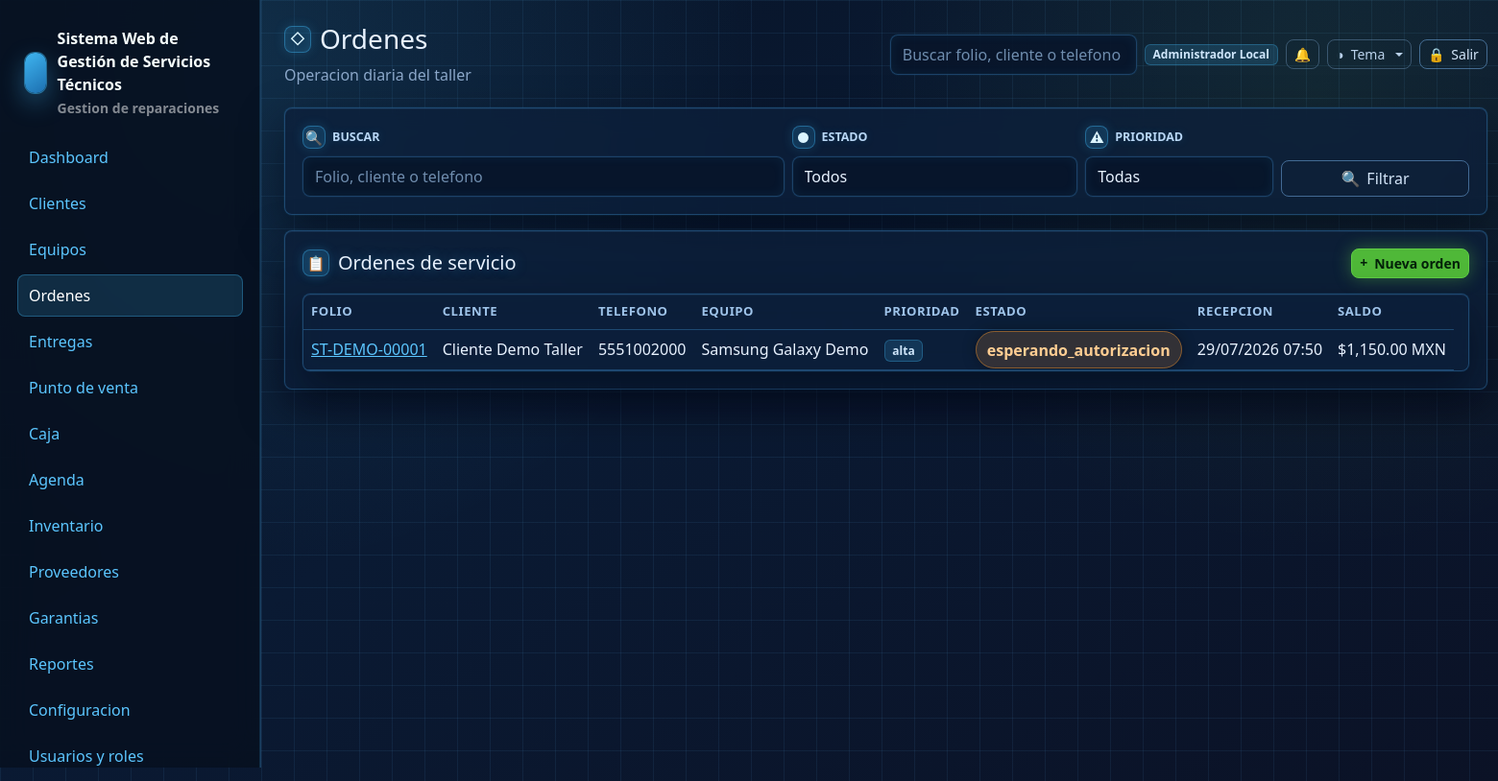
Page /ordenes (signed in) on the committed database.
### tables this page shows
CREATE TABLE users (
    id INT UNSIGNED AUTO_INCREMENT PRIMARY KEY,
    name VARCHAR(160) NOT NULL,
    email VARCHAR(190) NOT NULL UNIQUE,
    password VARCHAR(255) NOT NULL,
    phone VARCHAR(40) NULL,
    status ENUM('activo','inactivo','bloqueado') NOT NULL DEFAULT 'activo',
    last_login_at DATETIME NULL,
    created_at DATETIME NOT NULL DEFAULT CURRENT_TIMESTAMP,
    updated_at DATETIME NULL ON UPDATE CURRENT_TIMESTAMP,
    deleted_at DATETIME NULL
);

CREATE TABLE ordenes_servicio (
    id INT UNSIGNED AUTO_INCREMENT PRIMARY KEY,
    folio VARCHAR(60) NOT NULL UNIQUE,
    cliente_id INT UNSIGNED NOT NULL,
    equipo_id INT UNSIGNED NOT NULL,
    tecnico_id INT UNSIGNED NULL,
    recibido_por INT UNSIGNED NOT NULL,
    tipo_servicio VARCHAR(120) NOT NULL,
    falla_reportada TEXT NOT NULL,
    diagnostico_inicial TEXT NULL,
    prioridad ENUM('baja','normal','alta','urgente') NOT NULL DEFAULT 'normal',
    estado ENUM('recibida','en_revision','diagnosticada','esperando_autorizacion','autorizada','rechazada','en_reparacion','esperando_refaccion','reparada','no_reparable','lista_para_entrega','entregada','cancelada','garantia') NOT NULL DEFAULT 'recibida',
    fecha_recepcion DATETIME NOT NULL DEFAULT CURRENT_TIMESTAMP,
    fecha_estimada_entrega DATETIME NULL,
    fecha_real_entrega DATETIME NULL,
    costo_estimado DECIMAL(12,2) NOT NULL DEFAULT 0,
    costo_final DECIMAL(12,2) NOT NULL DEFAULT 0,
    anticipo DECIMAL(12,2) NOT NULL DEFAULT 0,
    saldo_pendiente DECIMAL(12,2) NOT NULL DEFAULT 0,
    garantia_ofrecida VARCHAR(160) NULL,
    observaciones_internas TEXT NULL,
    observaciones_cliente TEXT NULL,
    codigo_entrega VARCHAR(80) NULL UNIQUE,
    ubicacion_actual VARCHAR(120) NOT NULL DEFAULT 'Recepcion',
    token_publico VARCHAR(120) NOT NULL,
    firma_recepcion TEXT NULL,
    firma_entrega TEXT NULL,
    created_at DATETIME NOT NULL DEFAULT CURRENT_TIMESTAMP,
    updated_at DATETIME NULL ON UPDATE CURRENT_TIMESTAMP,
    deleted_at DATETIME NULL,
    CONSTRAINT fk_orden_cliente FOREIGN KEY (cliente_id) REFERENCES clientes(id),
    CONSTRAINT fk_orden_equipo FOREIGN KEY (equipo_id) REFERENCES equipos(id),
    CONSTRAINT fk_orden_tecnico FOREIGN KEY (tecnico_id) REFERENCES users(id) ON DELETE SET NULL,
    CONSTRAINT fk_orden_recibido FOREIGN KEY (recibido_por) REFERENCES users(id),
    INDEX idx_orden_folio (folio),
    INDEX idx_orden_cliente (cliente_id),
    INDEX idx_orden_equipo (equipo_id),
    INDEX idx_orden_estado (estado),
    INDEX idx_orden_codigo_entrega (codigo_entrega),
    INDEX idx_orden_tecnico (tecnico_id),
    INDEX idx_orden_fecha (fecha_recepcion)
);

CREATE TABLE clientes (
    id INT UNSIGNED AUTO_INCREMENT PRIMARY KEY,
    nombre_completo VARCHAR(190) NOT NULL,
    telefono VARCHAR(40) NOT NULL,
    whatsapp VARCHAR(40) NULL,
    email VARCHAR(190) NULL,
    domicilio VARCHAR(255) NULL,
    ciudad VARCHAR(120) NULL,
    estado VARCHAR(120) NULL,
    codigo_postal VARCHAR(20) NULL,
    rfc VARCHAR(20) NULL,
    notas_internas TEXT NULL,
    estatus ENUM('activo','inactivo') NOT NULL DEFAULT 'activo',
    created_at DATETIME NOT NULL DEFAULT CURRENT_TIMESTAMP,
    updated_at DATETIME NULL ON UPDATE CURRENT_TIMESTAMP,
    deleted_at DATETIME NULL,
    INDEX idx_clientes_nombre (nombre_completo),
    INDEX idx_clientes_telefono (telefono),
    INDEX idx_clientes_email (email)
);

CREATE TABLE equipos (
    id INT UNSIGNED AUTO_INCREMENT PRIMARY KEY,
    cliente_id INT UNSIGNED NOT NULL,
    tipo ENUM('celular','laptop','pc','consola','impresora','electrodomestico','herramienta','moto','otro') NOT NULL DEFAULT 'otro',
    marca_id INT UNSIGNED NULL,
    modelo_id INT UNSIGNED NULL,
    marca VARCHAR(120) NULL,
    modelo VARCHAR(120) NULL,
    numero_serie VARCHAR(120) NULL,
    imei VARCHAR(80) NULL,
    color VARCHAR(80) NULL,
    password_equipo VARCHAR(120) NULL,
    accesorios_recibidos TEXT NULL,
    estado_fisico TEXT NULL,
    observaciones TEXT NULL,
    created_at DATETIME NOT NULL DEFAULT CURRENT_TIMESTAMP,
    updated_at DATETIME NULL ON UPDATE CURRENT_TIMESTAMP,
    deleted_at DATETIME NULL,
    CONSTRAINT fk_equipos_cliente FOREIGN KEY (cliente_id) REFERENCES clientes(id),
    CONSTRAINT fk_equipos_marca FOREIGN KEY (marca_id) REFERENCES equipo_marcas(id) ON DELETE SET NULL,
    CONSTRAINT fk_equipos_modelo FOREIGN KEY (modelo_id) REFERENCES equipo_modelos(id) ON DELETE SET NULL,
    INDEX idx_equipos_cliente (cliente_id),
    INDEX idx_equipos_marca (marca_id),
    INDEX idx_equipos_modelo (modelo_id),
    INDEX idx_equipos_tipo (tipo),
    INDEX idx_equipos_serie (numero_serie),
    INDEX idx_equipos_imei (imei)
);

### resources/views/ordenes/index.php (the view, shortened to what the rows shown need)
<div class="glass-card mb-3">
    <form class="row g-2 align-items-end">
        <div class="col-md-5">
            <label class="form-label" data-icon="&#128269;">Buscar</label>
            <input class="form-control" name="q" value="<?= e($_GET['q'] ?? '') ?>" placeholder="Folio, cliente o telefono" data-table-search-source>
        </div>
        <div class="col-md-3">
            <label class="form-label" data-icon="&#9679;">Estado</label>
            <select class="form-select" name="estado">
                <option value="">Todos</option>
            </select>
        </div>
        <div class="col-md-2">
            <label class="form-label" data-icon="&#9888;">Prioridad</label>
            <select class="form-select" name="prioridad">
                <option value="">Todas</option>
            </select>
        </div>
        <div class="col-md-2 d-grid">
            <button class="btn btn-outline-dark" data-icon="&#128269;">Filtrar</button>
        </div>
    </form>
</div>
<div class="glass-card">
    <div class="d-flex justify-content-between align-items-center mb-3">
        <h2 class="h5 mb-0" data-icon="&#128203;">Ordenes de servicio</h2>
        <a class="btn btn-primary btn-sm" data-icon="&#43;" href="<?= e(url('/ordenes/create')) ?>">Nueva orden</a>
    </div>
    <div class="table-wrap">
        <table class="table align-middle">
            <thead><tr><th>Folio</th><th>Cliente</th><th>Telefono</th><th>Equipo</th><th>Prioridad</th><th>Estado</th><th>Recepcion</th><th>Saldo</th></tr></thead>
            <tbody>
            <?php foreach ($ordenes as $orden): ?>
                <tr>
                    <td><a href="<?= e(url('/ordenes/' . $orden['id'])) ?>"><?= e($orden['folio']) ?></a></td>
                    <td><?= e($orden['cliente_nombre']) ?></td>
                    <td><?= e($orden['cliente_telefono']) ?></td>
                    <td><?= e(trim($orden['equipo_marca'] . ' ' . $orden['equipo_modelo']) ?: $orden['equipo_tipo']) ?></td>
                    <td><span class="badge text-bg-light"><?= e($orden['prioridad']) ?></span></td>
                    <td><span class="badge-state status-<?= e($orden['estado']) ?>"><?= e($orden['estado']) ?></span></td>
                    <td><?= e(fechaHumana($orden['fecha_recepcion'])) ?></td>
                    <td><?= e(formatearMoneda((float) $orden['saldo_pendiente'])) ?></td>
                </tr>
            <?php endforeach; ?>
            </tbody>
        </table>
    </div>
</div>

### app/Core/Router.php (shortened to what the rows shown need)
<?php
final class Router
{
    private array $routes = [];
    private function add(string $method, string $path, callable|array $handler): void
    {
        $pattern = preg_replace('#\{([a-zA-Z_][a-zA-Z0-9_]*)\}#', '(?P<$1>[^/]+)', $path);
        $this->routes[] = [
            'method' => $method,
            'path' => $path,
            'pattern' => '#^' . $pattern . '$#',
            'handler' => $handler,
        ];
    }
    public function dispatch(Request $request): void
    {
        foreach ($this->routes as $route) {
            if ($route['method'] !== $request->method()) {
                continue;
            }
            if (preg_match($route['pattern'], $request->path(), $matches)) {
                $params = array_filter($matches, 'is_string', ARRAY_FILTER_USE_KEY);
                $handler = $route['handler'];
                if (is_array($handler)) {
                    [$class, $method] = $handler;
                    $controller = new $class();
                    $controller->{$method}($request, ...array_values($params));
                    return;
                }
                return;
            }
        }
    }
}

### resources/views/layouts/app.php (shortened to what the rows shown need)
<?php
$user = Auth::user();
$appConfig = require BASE_PATH . '/config/app.php';
$systemName = (string) ($appConfig['name'] ?? 'Servicio Tecnico');
$systemCurrency = 'MXN';
$businessLogo = '';
try {
    $cfg = new ConfiguracionService();
    $systemName = trim((string) $cfg->get('sistema.nombre', $systemName)) ?: $systemName;
    $systemCurrency = monedaSistema($systemCurrency);
    $businessLogo = config_asset_src((string) $cfg->get('negocio.logo_url', ''));
} catch (Throwable) {
    $businessLogo = '';
}
?>
<!doctype html>
<html lang="es">
<head>
    <link href="https://cdn.jsdelivr.net/npm/bootstrap@5.3.3/dist/css/bootstrap.min.css" rel="stylesheet">
    <link href="<?= e(asset('css/app.css') . '?v=20260708-pos-modal-theme') ?>" rel="stylesheet">
    <link href="<?= e(asset('css/themes/crystal.css') . '?v=20260708-pos-modal-theme') ?>" rel="stylesheet">
    <link href="<?= e(asset('css/themes/dark.css') . '?v=20260708-pos-modal-theme') ?>" rel="stylesheet">
    <link href="<?= e(asset('css/themes/live.css') . '?v=20260708-pos-modal-theme') ?>" rel="stylesheet">
    <link href="<?= e(asset('css/themes/blueprint.css') . '?v=20260708-pos-modal-theme') ?>" rel="stylesheet">
</head>
<body data-currency="<?= e($systemCurrency) ?>">
<div class="app-shell">
    <aside class="sidebar" id="app-sidebar">
        <div class="brand">
            <?php if ($businessLogo !== ''): ?>
                <img class="brand-logo" src="<?= e($businessLogo) ?>" alt="<?= e($systemName) ?>">
            <?php else: ?>
                <div class="brand-mark"></div>
            <?php endif; ?>
            <div>
                <div><?= e($systemName) ?></div>
                <small class="text-white-50">Gestion de reparaciones</small>
            </div>
        </div>
        <nav class="nav flex-column">
            <?php foreach ([
                ['Dashboard', '/', 'dashboard'],
                ['Clientes', '/clientes', 'clientes'],
                ['Equipos', '/equipos', 'equipos'],
                ['Ordenes', '/ordenes', 'ordenes'],
                ['Entregas', '/entregas', 'ordenes'],
                ['Punto de venta', '/punto-venta', 'punto_venta'],
                ['Caja', '/caja', 'caja'],
                ['Agenda', '/agenda', 'agenda'],
                ['Inventario', '/inventario', 'inventario'],
                ['Proveedores', '/proveedores', 'proveedores'],
                ['Garantias', '/garantias', 'garantias'],
                ['Reportes', '/reportes', 'reportes'],
                ['Configuracion', '/configuracion', 'configuracion'],
                ['Usuarios y roles', '/usuarios', 'usuarios'],
                ['Licencia demo', '/licencia', 'licencias'],
            ] as [$label, $href, $module]): ?>
                <?php if (Auth::can($module, 'ver')): ?>
                    <a class="nav-link <?= e(is_active($href)) ?>" href="<?= e(url($href)) ?>"><?= e($label) ?></a>
                <?php endif; ?>
            <?php endforeach; ?>
        </nav>
    </aside>
    <main class="main">
        <header class="topbar">
            <div class="topbar-title">
                <h1 class="h3 mb-1" data-icon="&#9671;"><?= e($title ?? '') ?></h1>
                <div class="text-muted">Operacion diaria del taller</div>
            </div>
            <div class="d-flex align-items-center gap-2 topbar-actions">
                <form class="d-none d-md-block" action="<?= e(url('/ordenes')) ?>">
                    <input class="form-control" name="q" placeholder="Buscar folio, cliente o telefono">
                </form>
                <span class="badge text-bg-light topbar-user"><?= e($user['name'] ?? 'Usuario') ?></span>
                <div class="dropdown">
                    <button class="btn btn-outline-secondary btn-sm notif-bell" type="button" data-bs-toggle="dropdown" aria-expanded="false" aria-label="Notificaciones">
                        &#128276;
                    </button>
                </div>
                <div class="dropdown theme-switcher">
                    <button class="btn btn-outline-secondary btn-sm dropdown-toggle" type="button" data-bs-toggle="dropdown" aria-expanded="false" aria-label="Tema" data-icon="&#9681;"><span class="btn-label">Tema</span></button>
                </div>
                <form method="post" action="<?= e(url('/logout')) ?>">
                    <button class="btn btn-outline-dark btn-sm" aria-label="Salir" data-icon="&#128274;"><span class="btn-label">Salir</span></button>
                </form>
            </div>
        </header>
        <?= $content ?>
    </main>
</div>
</body>
</html>

### rows in the picture
users: name "Administrador Local"
ordenes_servicio: folio "ST-DEMO-00001", cliente.nombre_completo "Cliente Demo Taller", cliente.telefono "5551002000", equipo.modelo "Samsung Galaxy Demo", prioridad "alta", estado "esperando_autorizacion", fecha_recepcion "29/07/2026 07:50", saldo_pendiente "$1,150.00 MXN"

### other values in the picture
$systemName "Sistema Web de Gestión de Servicios Técnicos"
$label "Dashboard"
$label "Clientes"
$label "Equipos"
$label "Ordenes"
$label "Entregas"
$label "Punto de venta"
$label "Caja"
$label "Agenda"
$label "Inventario"
$label "Proveedores"
$label "Garantias"
$label "Reportes"
$label "Configuracion"
$label "Usuarios y roles"
